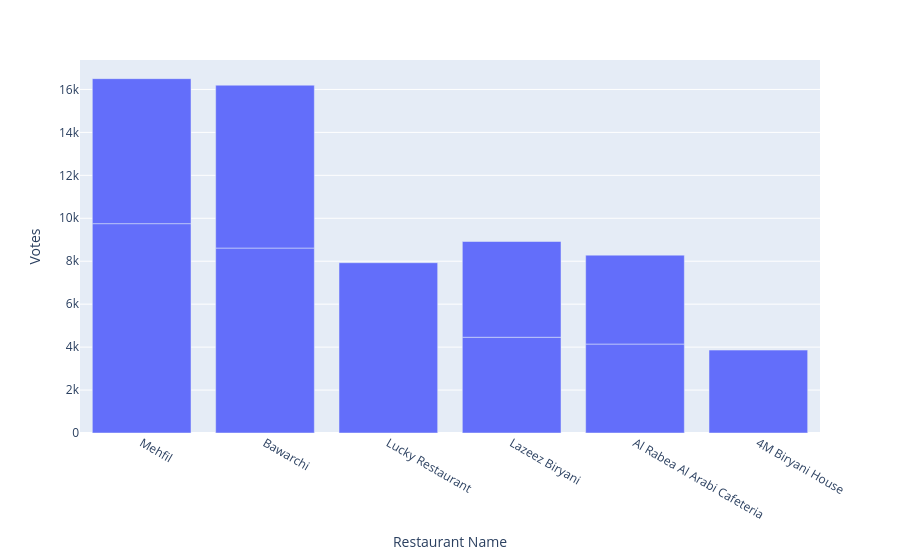

Write notebook code for a chart like this one.
### Code cell
px.bar(data_frame=d[:10], x='Restaurant Name',y='Votes')

### Figure 1 — Plotly figure (JSON) as saved in the notebook; plotly's stock layout.template omitted (floating-point values rounded to 4 significant figures)
{"data": [{"alignmentgroup": "True", "hovertemplate": "Restaurant Name=%{x}<br>Votes=%{y}<extra></extra>", "legendgroup": "", "marker": {"color": "#636efa", "pattern": {"shape": ""}}, "name": "", "offsetgroup": "", "orientation": "v", "showlegend": false, "textposition": "auto", "type": "bar", "x": ["Mehfil", "Bawarchi", "Lucky Restaurant", "Bawarchi", "Mehfil", "Lazeez Biryani", "Lazeez Biryani", "Al Rabea Al Arabi Cafeteria", "Al Rabea Al Arabi Cafeteria", "4M Biryani House"], "xaxis": "x", "y": [9750, 8613, 7931, 7586, 6753, 4459, 4459, 4142, 4142, 3862], "yaxis": "y"}], "layout": {"barmode": "relative", "legend": {"tracegroupgap": 0}, "margin": {"t": 60}, "xaxis": {"anchor": "y", "domain": [0, 1], "title": {"text": "Restaurant Name"}}, "yaxis": {"anchor": "x", "domain": [0, 1], "title": {"text": "Votes"}}}}
